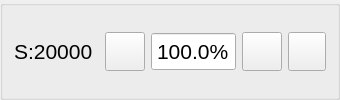
    <widget class="QGroupBox" name="gbScor">
     <property name="title">
      <string/>
     </property>
     <layout class="QGridLayout" name="gridLayout_36">
      <item row="0" column="0">
       <layout class="QHBoxLayout" name="horizontalLayout">
        <item>
         <widget class="WLLabel" name="labelS">
          <property name="sizePolicy">
           <sizepolicy hsizetype="Fixed" vsizetype="Fixed">
            <horstretch>0</horstretch>
            <verstretch>0</verstretch>
           </sizepolicy>
          </property>
          <property name="minimumSize">
           <size>
            <width>85</width>
            <height>0</height>
           </size>
          </property>
          <property name="maximumSize">
           <size>
            <width>85</width>
            <height>16777215</height>
           </size>
          </property>
          <property name="font">
           <font>
            <pointsize>16</pointsize>
           </font>
          </property>
          <property name="styleSheet">
           <string notr="true"/>
          </property>
          <property name="text">
           <string>S:20000</string>
          </property>
          <property name="scaledContents">
           <bool>false</bool>
          </property>
          <property name="wordWrap">
           <bool>false</bool>
          </property>
         </widget>
        </item>
        <item>
         <widget class="QToolButton" name="pbS100">
          <property name="focusPolicy">
           <enum>Qt::NoFocus</enum>
          </property>
          <property name="text">
           <string/>
          </property>
          <property name="icon">
           <iconset resource="image.qrc">
            <normaloff>:/data/icons/100.png</normaloff>:/data/icons/100.png</iconset>
          </property>
          <property name="iconSize">
           <size>
            <width>32</width>
            <height>32</height>
           </size>
          </property>
          <property name="shortcut">
           <string/>
          </property>
         </widget>
        </item>
        <item>
         <widget class="QDoubleSpinBox" name="sbSper">
          <property name="sizePolicy">
           <sizepolicy hsizetype="Preferred" vsizetype="Preferred">
            <horstretch>0</horstretch>
            <verstretch>0</verstretch>
           </sizepolicy>
          </property>
          <property name="font">
           <font>
            <pointsize>16</pointsize>
           </font>
          </property>
          <property name="alignment">
           <set>Qt::AlignCenter</set>
          </property>
          <property name="buttonSymbols">
           <enum>QAbstractSpinBox::NoButtons</enum>
          </property>
          <property name="correctionMode">
           <enum>QAbstractSpinBox::CorrectToPreviousValue</enum>
          </property>
          <property name="prefix">
           <string/>
          </property>
          <property name="suffix">
           <string>%</string>
          </property>
          <property name="decimals">
           <number>1</number>
          </property>
          <property name="minimum">
           <double>0.100000000000000</double>
          </property>
          <property name="maximum">
           <double>300.000000000000000</double>
          </property>
          <property name="singleStep">
           <double>0.100000000000000</double>
          </property>
          <property name="value">
           <double>100.000000000000000</double>
          </property>
         </widget>
        </item>
        <item>
         <widget class="QToolButton" name="pbMinusS">
          <property name="focusPolicy">
           <enum>Qt::NoFocus</enum>
          </property>
          <property name="text">
           <string/>
          </property>
          <property name="icon">
           <iconset resource="image.qrc">
            <normaloff>:/data/icons/minus1.png</normaloff>:/data/icons/minus1.png</iconset>
          </property>
          <property name="iconSize">
           <size>
            <width>32</width>
            <height>32</height>
           </size>
          </property>
          <property name="autoRepeat">
           <bool>true</bool>
          </property>
         </widget>
        </item>
        <item>
         <widget class="QToolButton" name="pbPlusS">
          <property name="focusPolicy">
           <enum>Qt::NoFocus</enum>
          </property>
          <property name="text">
           <string/>
          </property>
          <property name="icon">
           <iconset resource="image.qrc">
            <normaloff>:/data/icons/plus2.png</normaloff>:/data/icons/plus2.png</iconset>
          </property>
          <property name="iconSize">
           <size>
            <width>30</width>
            <height>32</height>
           </size>
          </property>
          <property name="autoRepeat">
           <bool>true</bool>
          </property>
         </widget>
        </item>
       </layout>
      </item>
     </layout>
    </widget>
